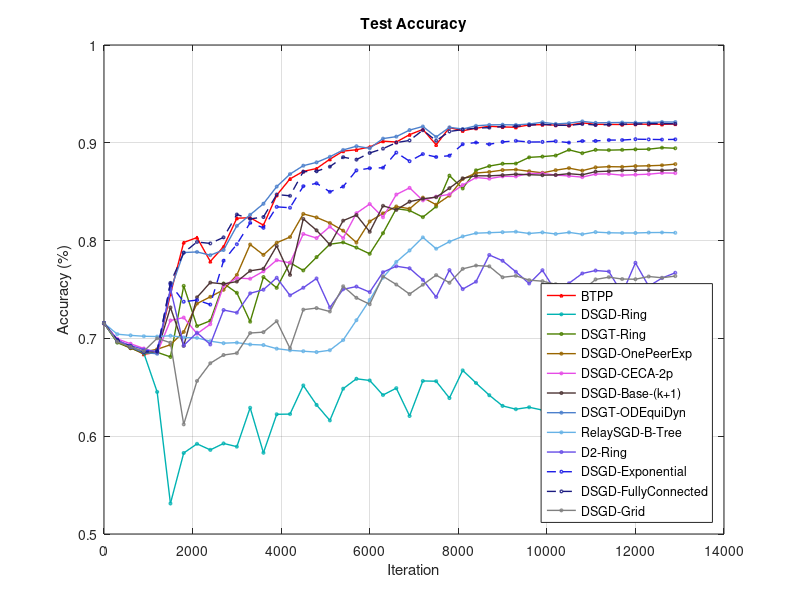

The MATLAB source for this figure:
% load data

pushpull = load('3pushpullmnistcnn24.mat');
dsgd_ring = load('3dsgd_staticringmnistcnn24.mat');
dsgt_ring = load('3dsgt_staticringmnistcnn24.mat');
dsgd_onepeerexp = load('3dsgd_dynamicOnePeerExpmnistcnn24.mat');
dsgd_ceca2p = load('3dsgd_cecaceca-2pmnistcnn24.mat');
dsgd_base_k = load('3dsgd_dynamicbase_kmnistcnn24.mat');
dsgt_odeq = load('3dsgt_dynamicODEquiDynmnistcnn24.mat');
relaysgd_btree = load('3relaysgdrelay_binarytreemnistcnn24.mat');
dsgd_d2_ring = load('3dsgd_d2ringmnistcnn24.mat');
dsgd_exp = load('3dsgd_staticexponentialmnistcnn24.mat');
dsgd_fully = load('3dsgd_staticfully_connectedmnistcnn24.mat');
dsgd_grid = load('3dsgd_staticgridmnistcnn24.mat');


x = 0:300:300*(length(pushpull.test_acc)-1);


% Create the plot
figure;
plot(x, pushpull.test_acc, 'LineStyle', '-', 'LineWidth', 1, ...
    'Color', 'r','Marker', '^',  'MarkerSize',2)



hold on
grid on

plot(x, dsgd_ring.test_acc, 'LineStyle', '-', 'LineWidth', 1, ...
    'Color', [0, 0.7, 0.7],'Marker', 'o', 'MarkerSize',2)

plot(x, dsgt_ring.test_acc, 'LineStyle', '-', 'LineWidth', 1, ...
    'Color', [0.3, 0.5, 0],'Marker', 'o', 'MarkerSize',2)

plot(x, dsgd_onepeerexp.test_acc, 'LineStyle', '-', 'LineWidth', 1, ...
    'Color', [0.6, 0.4, 0],'Marker', 'o', 'MarkerSize',2)

plot(x, dsgd_ceca2p.test_acc, 'LineStyle', '-', 'LineWidth', 1, ...
    'Color', [0.9, 0.3, 0.9],'Marker', 'o', 'MarkerSize',2)

plot(x, dsgd_base_k.test_acc, 'LineStyle', '-', 'LineWidth', 1, ...
    'Color', [0.3, 0.2, 0.2],'Marker', 'o', 'MarkerSize',2)

plot(x, dsgt_odeq.test_acc, 'LineStyle', '-', 'LineWidth', 1, ...
    'Color', [0.3, 0.5, 0.8],'Marker', 'o', 'MarkerSize',2)

plot(x, relaysgd_btree.test_acc, 'LineStyle', '-', 'LineWidth', 1, ...
    'Color', [0.4, 0.7, 0.9],'Marker', 'o', 'MarkerSize',2)

plot(x, dsgd_d2_ring.test_acc, 'LineStyle', '-', 'LineWidth', 1, ...
    'Color', [0.4, 0.3, 0.9],'Marker', 'o', 'MarkerSize',2)

plot(x, dsgd_exp.test_acc, 'LineStyle', '--', 'LineWidth', 1, ...
    'Color', [0.1, 0.1, 0.9],'Marker', 'o', 'MarkerSize',2)

plot(x, dsgd_fully.test_acc, 'LineStyle', '--', 'LineWidth', 1, ...
    'Color', [0.1, 0.1, 0.5],'Marker', 'o', 'MarkerSize',2)

plot(x, dsgd_grid.test_acc, 'LineStyle', '-', 'LineWidth', 1, ...
    'Color', [0.5, 0.5, 0.5],'Marker', 'o', 'MarkerSize',2)

% title('Test Accuracy - Data Heterogeneity');
title('Test Accuracy');
xlabel('Iteration');
ylabel('Accuracy (%)');


% Add a legend
legend('BTPP',...
    'DSGD-Ring', ...
    'DSGT-Ring', ...
    'DSGD-OnePeerExp', ...
    'DSGD-CECA-2p', ...
    'DSGD-Base-(k+1)', ... 
    'DSGT-ODEquiDyn', ...
    'RelaySGD-B-Tree', ...
    'D2-Ring', ...
    'DSGD-Exponential',...
    'DSGD-FullyConnected',...
    'DSGD-Grid',...
    'Location', 'southeast');


% Adjust the size of the figure (optional)
set(gcf, 'Position', [100, 100, 600, 400]); % [x y width height]

% Save the plot
saveas(gcf, 'acc_hete_mnist.png'); % Saves the figure as a PNG file